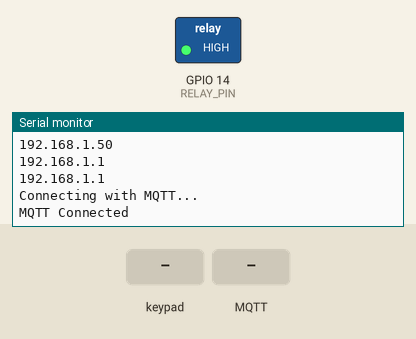
This program was run on a simulated ESP32. Shown: switched loads named in the program (green lamp = pin HIGH), the last lines printed to the serial monitor. Inputs (shaded band) come from the test bench. WiFi joins after 1.5 s; servers stay silent unless stated; no MQTT or app messages arrive unless stated.

Above: at 2.7 s.
2.8 s: key '1' pressed
At 3.2 s:
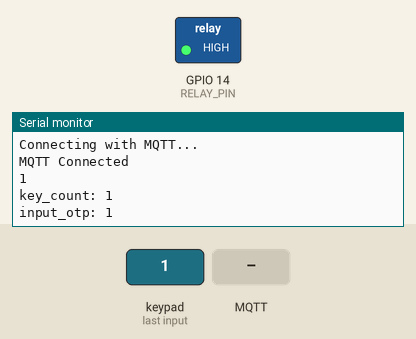
4.3 s: keypad keys 1 2 3 4 pressed 0.4 s apart
At 5.36 s:
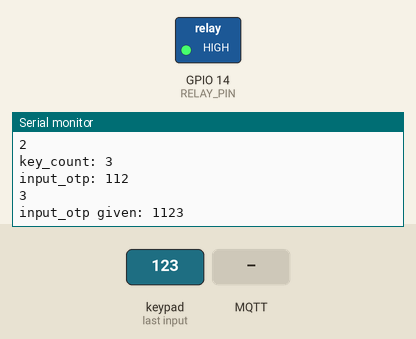
7.4 s: MQTT message "Open" arrives on the first subscribed topic
At 8.0 s:
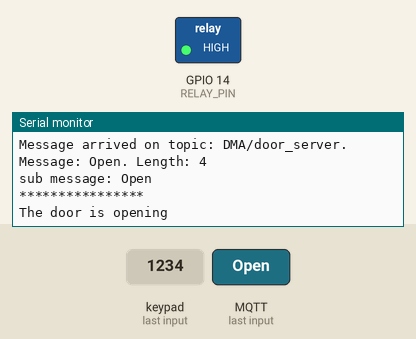
8.9 s: key 'A' pressed
At 10.1 s:
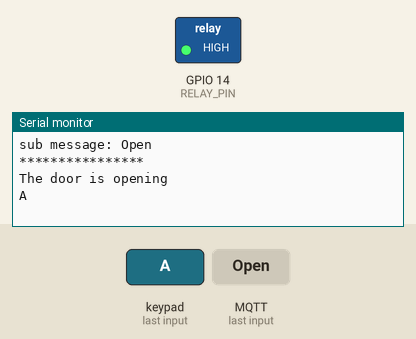
10.4 s: keypad keys 1 2 3 4 # pressed 0.4 s apart
At 12.5 s:
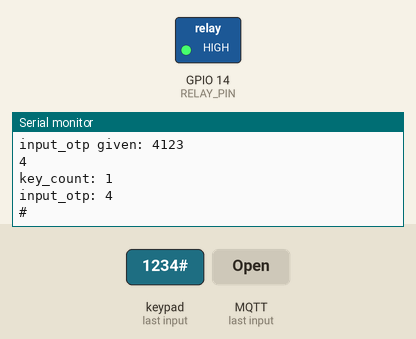
13.9 s: MQTT message "Close" arrives on the first subscribed topic
At 15.5 s:
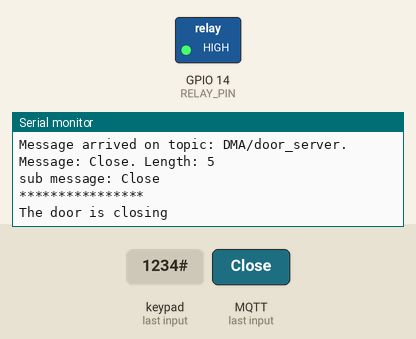
Timing chart, 0 to 16.4 s (numbered marks = the images above; inputs shaded):
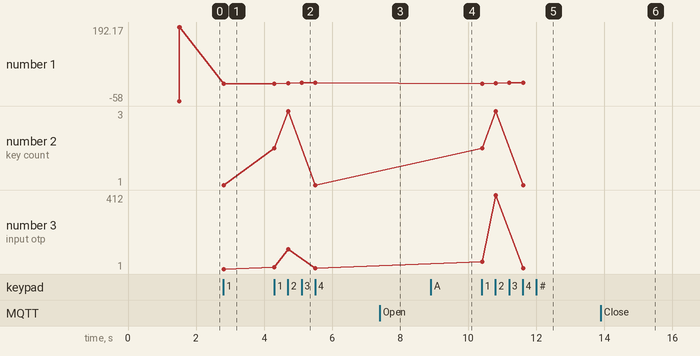

Measured:
- after the input at 2.8 s, the serial monitor: prints a new line at once (image 1)
- after the input at 4.3 s, the serial monitor: prints a new line at once (image 2)
- after the input at 7.4 s, the serial monitor: prints a new line at once (image 3)
- after the input at 8.9 s, the serial monitor: prints a new line at once (image 4)
- after the input at 10.4 s, the serial monitor: prints a new line at once (image 5)
- after the input at 13.9 s, the serial monitor: prints a new line at once (image 6)
- plotted number 1: 1 → 4 after the input at 4.3 s
- plotted number 3: 1 → 4 after the input at 4.3 s

The program:

main.cpp
```cpp
/*
 * This ESP32 code is created by esp32io.com
 *
 * This ESP32 code is released in the public domain
 *
 * For more detail (instruction and wiring diagram), visit https://esp32io.com/tutorials/esp32-door-lock-system-using-password
 */

#include <Keypad.h>
#include <WiFi.h>
#include <PubSubClient.h>
#include "BLE.h"


#define RELAY_PIN   14 // ESP32 pin GIOP14 connected to the IN pin of relay
#define ROW_NUM     4  // four rows
#define COLUMN_NUM  4  // four columns
#define DOORTIME 30000	  // the time door remains open after open command
#define CLIENTID "nhjf213786542fnjjhfuhawiuhu"
#define MAX_MSG_SIZE 100
#define MAX_OTP_SIZE 20

char keys[ROW_NUM][COLUMN_NUM] = {
  {'1', '2', '3', 'A'},
  {'4', '5', '6', 'B'},
  {'7', '8', '9', 'C'},
  {'*', '0', '#', 'D'}
};

byte pin_rows[ROW_NUM]      = {21, 19, 18, 5}; // GIOP21, GIOP19, GIOP18, GIOP5  connect to the row pins
byte pin_column[COLUMN_NUM] = {17, 16, 4, 0};   // GIOP17, GIOP16, GIOP4, GIOP0 connect to the column pins
// GIOP16, GIOP4, GIOP0, GIOP2 connect to the column pins
char *subscription_message;
uint8_t subscription_message_length = 0;

WiFiClient client;
PubSubClient mqtt(client);
BLE myBLE;
Keypad keypad = Keypad( makeKeymap(keys), pin_rows, pin_column, ROW_NUM, COLUMN_NUM );

const String password_1 = "1234"; // change your password here
const String password_2 = "5678";  // change your password here
const String password_3 = "545423";  // change your password here
String input_password;
unsigned long previousMillis = 0;


String wifiSSID = "Syed's Residence";
String wifiPassword = "11121718";
String mqttBroker = "broker.hivemq.com";
unsigned long wifi_interval = 30000;
const char *topic_to_publish = "DMA/door_gateway";
// const char* topic_to_publish = "DMA/door_server";
const char *topic_to_subscribe = "DMA/door_server";
char *mqtt_command;
bool keypad_input = false;
bool new_message = 0;
char msg[MAX_MSG_SIZE];
String input_otp;
// char input_otp[MAX_OTP_SIZE];

int otp_length = 4;
int key_count = 0;

void connectWifi();
void connect_mqtt();
void on_message(char *topic, byte *payload, unsigned int length);
void mqtt_reconnect();
void clear_input_otp();
void wifi_reconnect();
void executeCommand(char *command);


void setup() {
  Serial.begin(9600);
  input_password.reserve(32); // maximum input characters is 32
  connectWifi();
	// connect_mqtt();
	mqtt.setServer(mqttBroker.c_str(), 1883);
	mqtt.setBufferSize(512);
	mqtt.setCallback(on_message); // Initialize the callback routine

  pinMode(RELAY_PIN, OUTPUT);
  digitalWrite(RELAY_PIN, HIGH); // lock the door
}

void loop() {
  	if (!mqtt.connected())
	{
		connect_mqtt();
		Serial.println("MQTT Connected");
		mqtt.publish(topic_to_publish, "ESP 32 Online!");
	}
  char key = keypad.getKey();

		if (key)
		{
			Serial.println(key);
			if (key == '*')
			{
				clear_input_otp();
				// reset the input password variable
			}
			else if ((key_count+1) == otp_length) {
				input_otp += key;
				key_count = key_count+1 ;
				Serial.print("input_otp given: ");
				Serial.println(input_otp);
				mqtt.publish(topic_to_publish,input_otp.c_str());
				keypad_input = false;
				clear_input_otp();

				// if the length of the given otp matches the declared otp length, send the otp to the server
			}
			else
			{
				if (key >= '0' && key <= '9')
				{
					input_otp += key;
					key_count = key_count+1 ;
					Serial.print("key_count: ");
					Serial.println(key_count);
					Serial.print("input_otp: ");
					Serial.println(input_otp);

				}
				// append new character to input password string
			}
		}
  if (new_message)
	{
		new_message = false;
		Serial.print("sub message: ");
		Serial.println(msg);
		Serial.println("****************");
		executeCommand(msg);
		msg[0] = '\0';
		subscription_message_length = 0;
	}

	mqtt.loop();
}

void connectWifi()
{
	Serial.println("Connecting To Wifi");
	WiFi.begin(wifiSSID.c_str(), wifiPassword.c_str());
	while (WiFi.status() != WL_CONNECTED)
	{
		Serial.print(".");
		delay(500);
	}

	Serial.println("Wifi Connected");
	Serial.println(WiFi.SSID());
	Serial.println(WiFi.RSSI());
	Serial.println(WiFi.macAddress());
	Serial.println(WiFi.localIP());
	Serial.println(WiFi.gatewayIP());
	Serial.println(WiFi.dnsIP());
}
void connect_mqtt()
{
	while (!mqtt.connected())
	{
		Serial.println("Connecting with MQTT...");
		if (mqtt.connect(CLIENTID))
		{
			mqtt.subscribe(topic_to_subscribe);
			// mqtt.subscribe("workforce/pub");
		}
  }
}
void clear_input_otp()
{
		input_otp = "";
		key_count = 0;
		input_otp[0] = '\0';
}
void wifi_reconnect()
{
	unsigned long currentMillis = millis();
	// if WiFi is down, try reconnecting every CHECK_WIFI_TIME seconds
	if ((WiFi.status() != WL_CONNECTED) && (currentMillis - previousMillis >= wifi_interval))
	{
		Serial.print(millis());
		Serial.println("Reconnecting to WiFi...");
		WiFi.disconnect();
		WiFi.reconnect();
		previousMillis = currentMillis;
	}
}
void on_message(char *topic, byte *payload, unsigned int length)
{
	Serial.print("Message arrived on topic: ");
	Serial.print(topic_to_subscribe);
	Serial.print(". Message: ");

	subscription_message_length = length;
	// subscription_message = (char*)payload;
	// subscription_message + subscription_message_length = '\0';
	// msg[subscription_message_length] = '\0';
	for (int i = 0; i < length; i++)
	{
		msg[i] = (char)(*(payload + i));
	}
	msg[length] = '\0';

	Serial.print(msg);
	new_message = true;
	Serial.print(". Length: ");
	Serial.println(subscription_message_length);
}
void executeCommand(char *command)
{
	char keypad_term[8] = {'\0'};
	strncpy(keypad_term, command, 6);
	if (!strcmp(command, "Open"))
	{
		Serial.println("The door is opening");

		// door_open();
	}
	else if (!strcmp(command, "Close"))
	{
		Serial.println("The door is closing");
		// door_close();
	}
	else if (!strcmp(keypad_term, "Keypad"))
	{
		char length[MAX_OTP_SIZE];
		strncpy(length, command + 7, sizeof(command));
		otp_length = atoi(length);
		keypad_input = true;
		Serial.print("OTP length: ");
		Serial.println(otp_length);
	}
	else
	{
		Serial.println("Invalid Command");
	}
}
```

BLE.h
```cpp
#ifndef BLE_H
#define BLE_H

#include<Arduino.h>
#include <BLEDevice.h>
#include <BLEServer.h>
#include <BLEUtils.h>
#include <BLEScan.h>
#include <BLEAdvertisedDevice.h>
#include "BLEBeacon.h"
#define MAX_NUMBER_OF_DEVICES 100


// int RSSI_data;
// int device_count = 0;
// char MAC_data[17];
// char query[128];
// const char *dev_name;
// const char *uuid_string;

struct ID{
  std::string id[10];
};

struct BLE_Device_Properties
{
    int RSSI;
    String Address;
    int employee_no;
};


// int count=0;
// class MyCallbacks: public BLECharacteristicCallbacks
// {

// };


class BLE
{
    public:
        struct ID employee;
        uint32_t scanTime;
        int device_count;
        BLEScan *scan;// = BLEDevice::getScan();
        BLEScanResults foundDevices;
        BLEAdvertisedDevice devices[MAX_NUMBER_OF_DEVICES];
        BLE_Device_Properties device_properties[MAX_NUMBER_OF_DEVICES];


        BLE();
        void init();
        void Scan();

};


#endif
```

BLE.cpp
```cpp
#include "BLE.h"


// int RSSI_data;

// char MAC_data[17];


// String EmployeeMacs[3] = { "ac:23:3f:a1:79:49", "ac:23:3f:a1:7b:07",
//                              "ac:23:3f:a1:79:3d" };
// int length = sizeof(EmployeeMacs)/sizeof(EmployeeMacs[0]);
BLE::BLE()
{

}

void BLE:: init()
{


}

void BLE::Scan()
{
  BLEDevice::init("BLE");
  this->scan = BLEDevice::getScan(); //create new scan
  // this->scan->setAdvertisedDeviceCallbacks(new MyAdvertisedDeviceCallbacks());
  this->scanTime=2;
  this->scan->setActiveScan(true);
  this->foundDevices = this->scan->start(scanTime);
  this->device_count = this->foundDevices.getCount();
  // Serial.printf("Number of devices: %d\n", this->device_count);
  // Serial.print("Devices found: \n");
  // int count = 0;
  for (uint32_t i = 0; i < this->device_count; i++)
  {
    BLEAdvertisedDevice currentdevice = foundDevices.getDevice(i);
    // strcpy( MAC_data, currentdevice.getAddress().toString().c_str());
    // Serial.printf("MAC address = %s --- ", MAC_data);
    // Serial.printf("\n");
    // for(int j = 0; j < length; j++){
    //   // Serial.printf("EmployeeMacs %d ",j);
    //   // Serial.printf(EmployeeMacs[j].c_str());
    //   if( EmployeeMacs[j].equals(MAC_data)){
    //     this->devices[count]=this->foundDevices.getDevice(i);
    //     // Serial.printf("\nMAC address = %s is an employee device", MAC_data);

    //     count++;
    //   }
      // Serial.printf("\n");
    }
  }


    // this->devices[i]=this->foundDevices.getDevice(i);
    // this->device_properties[i].RSSI = this->devices[i].getRSSI();
    // this->device_properties[i].Address = this->devices[i].getAddress().toString().c_str();
    // RSSI_data = this->devices[i].getRSSI();


    // Serial.printf("RSSI =  %d --- ", RSSI_data);
    // Serial.printf("\n");

  // return this->foundDevices
```
